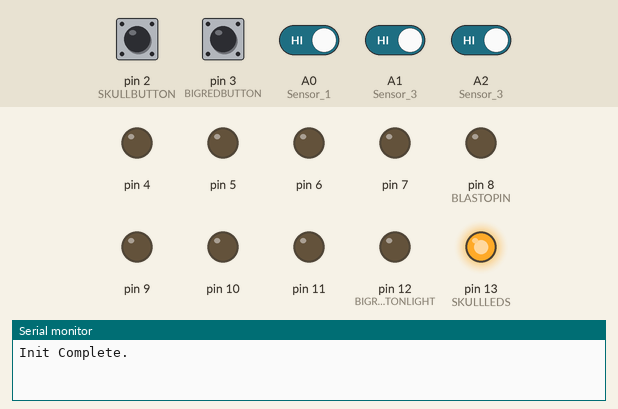
Simulated run of this sketch. Board: Arduino Uno, built with avr-gcc and run on an emulated ATmega328P. Parts: output pins drawn as LEDs (lit = HIGH), the last lines printed to the serial monitor. Inputs (shaded band) come from the test bench; at power-on: A0 (Sensor_1), A1 (Sensor_3), A2 (Sensor_3), pin 2 (SKULLBUTTON), pin 3 (BIGREDBUTTON) HIGH.

Above: at 1.2 s.
1.3 s: pin 2 (SKULLBUTTON) pulled LOW for 3.2 s
At 1.6 s:
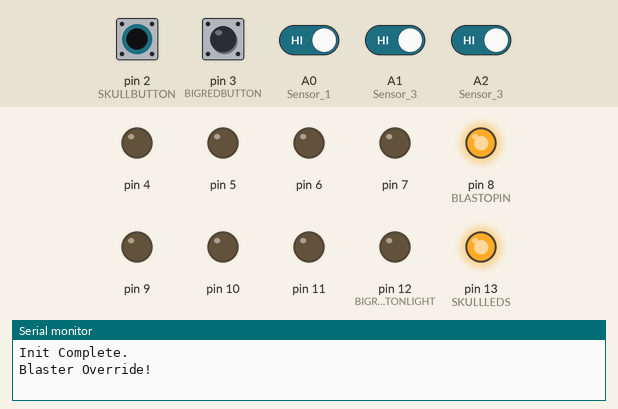
6.8 s: A0 (Sensor_1) driven LOW
At 8.1 s:
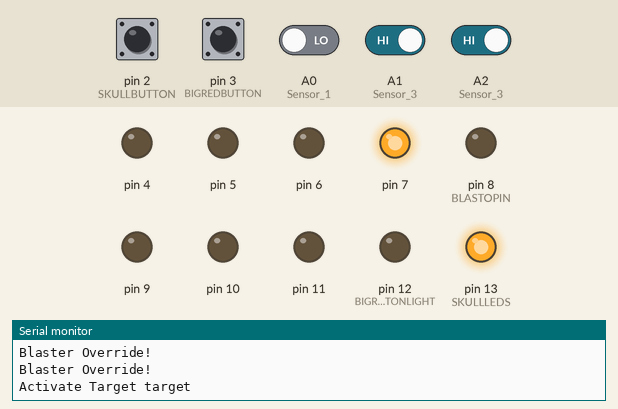
8.4 s: pin 2 (SKULLBUTTON) pulled LOW for 0.15 s
At 9.2 s:
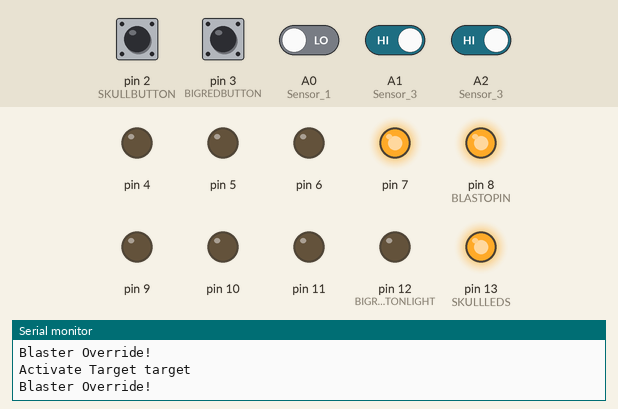
10.9 s: A1 (Sensor_3) driven LOW
At 11.4 s:
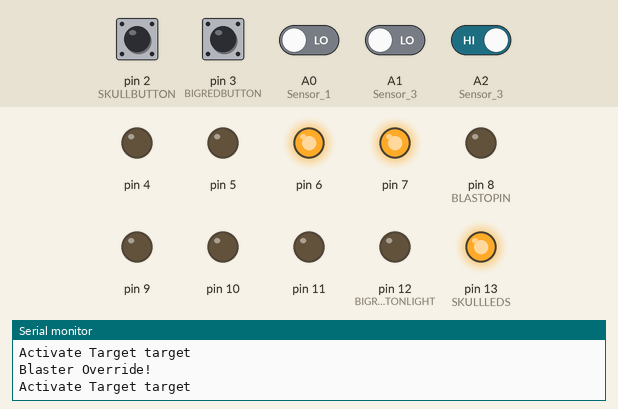
12.5 s: pin 2 (SKULLBUTTON) pulled LOW for 1 s
At 13.3 s:
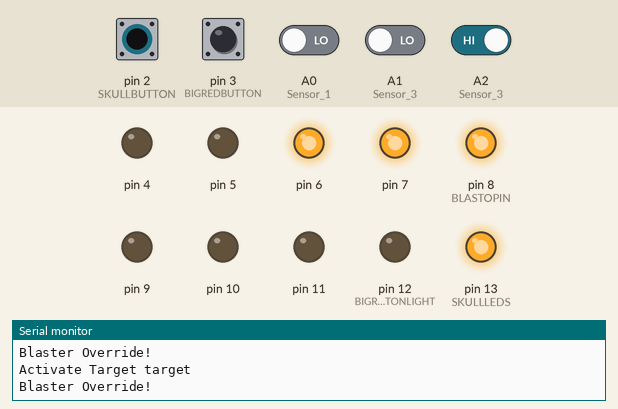
15.0 s: pin 3 (BIGREDBUTTON) pulled LOW for 0.15 s
At 15.1 s:
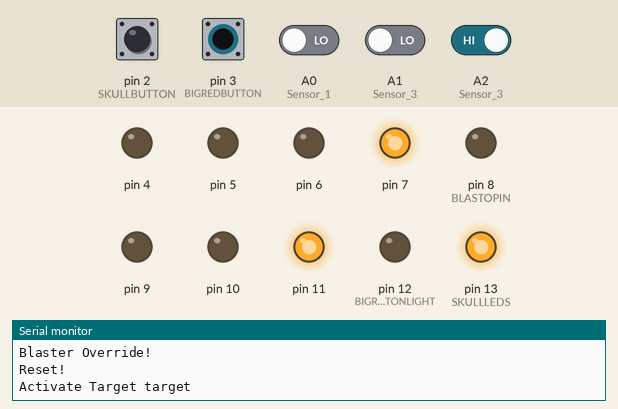
Timing chart, 0 to 17.7 s (numbered marks = the images above; inputs shaded):
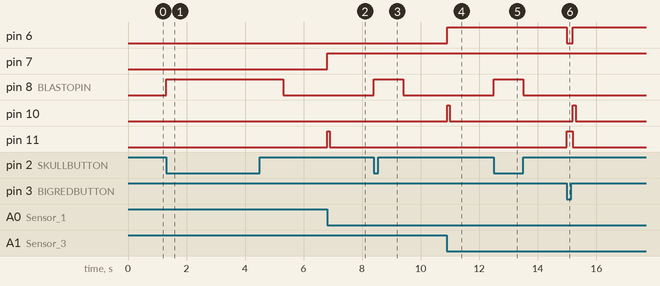

The sketch:

BLASTO_V1.ino
```cpp
/* Blasto Control System
   Programmed by Dan Damron for Kanuckistan Camp
   GPL v3
   8 relay outputs 4,5,6,7 on board 1, 8,9,10,11 on board 2.
   Board 2 will need to be slightly modified.

  Wiring as follows:
  Pin 2 <- Skull Switch
  Pin 3 <- Big Red Button
  Pin 4 -> Relay 4 > Target 4 Lights (12V)
  Pin 5 -> Relay 3 > Target 3 Lights (12V)
  Pin 6 -> Relay 2 > Target 2 Lights (12V)
  Pin 7 -> Relay 1 > Target 1 Lights (12V)

  Pin 8 -> Relay 8 > Propane Valve (12V)
  Pin 9 -> Relay 7 > Solenoid 3 (24V)
  Pin 10 -> Relay 6 > Solenoid 2 (24V)
  Pin 11 -> Relay 5 > Solenoid 1 (24V)
  Pin 12 -> Big Red Button LED
  Pin 13 -> Skull Eyes (Lit when Fire active)


  TODO:

  Both switches need 1 side GND and other side to pin above
  wire the target lights to relays (12V) (Bottom Board) Relay pins N.O. and C
  Wire the Solenoids to the relays (24V) (TOP Board) Relay pins N.O. and C
  Wire control box - need GND, plus 1 wire for each switch, + 1 wire for each LED.
  Skull Switch - Black = GND, RED = +5V, white = signal to pin 2.

*/
#define BLASTOPIN 8
#define SKULLBUTTON 2
#define BIGREDBUTTON 3
#define BIGREDBUTTONLIGHT 12
#define TARGETONTIME 100
#define SKULLLEDS 13
#define BLASTOTIMEOUT 1000


// Variables
int currentTarget = 1; // 1 = hit first target, 2=hit 2nd, 3=hit 3rd target, 4= activate blasto

void setup() {
  Serial.begin(38400);
  // put your setup code here, to run once:
  int x;
  for (x = 4; x < 12; x++) {
    pinMode(x, OUTPUT);
    digitalWrite(x, LOW);
  }
  pinMode(BIGREDBUTTON, INPUT_PULLUP); // Big Red Button
  pinMode(SKULLBUTTON, INPUT_PULLUP); // Skull Switch
  pinMode(BIGREDBUTTONLIGHT,OUTPUT); // Big Red Button LED
  pinMode(BIGREDBUTTONLIGHT, HIGH); // turn on big red button LED
  pinMode(SKULLLEDS, OUTPUT);
  digitalWrite(SKULLLEDS, HIGH); // turn on skull eyes
  digitalWrite(BIGREDBUTTONLIGHT, LOW);
  pinMode(A0, INPUT_PULLUP); //Sensor 1 (target)
  pinMode(A1, INPUT_PULLUP); //Sensor 3 (target)
  pinMode(A2, INPUT_PULLUP); //Sensor 3 (target)
  pinMode(A3, INPUT_PULLUP); //Sensor 4 (target for propane)
  Serial.println("Init Complete.");
}


void loop() {
  // put your main code here, to run repeatedly:
  int x;
  // check for reset big red button
  if (!digitalRead(BIGREDBUTTON)) {
    reset();
    currentTarget = 1;
  }
  // check for skull button
  if (!digitalRead(2)) {
    blastoOverride(); // override and activate BLASTO
  }

  //x = checkTarget(1);
  x = checkTarget(currentTarget); // looking for positive logic
  if (x) {
    //activateTarget1();
    activateTarget(currentTarget);
    currentTarget++;
    if (currentTarget == 5) {
      reset();
    }
  }

}

int checkTarget(int target) {

  //int result = 1;
  if (target == 1) return !digitalRead(A0);
  if (target == 2) return !digitalRead(A1);
  if (target == 3) return !digitalRead(A2);
  if (target == 4) return !digitalRead(A3);
//
//  switch (target) {
//    case 1:
//      result = digitalRead(A0);
//      break;
//    case 2:
//      result = digitalRead(A1);
//      break;
//    case 3:
//      result = digitalRead(A2);
//      break;
//    case 4:
//      result = digitalRead(A3);
//      break;
//    default:
//      break;
//  }
//  if (!result) {
//    Serial.print("Sensor ");
//    Serial.print(target);
//    Serial.println(" Active");
//  }
//  return !result;
}
void activateTarget1() {
  Serial.println("Test activating target 1");
  digitalWrite(7, HIGH); // turn on light
  digitalWrite(11, HIGH); // activate solenoid
  delay(100);
  digitalWrite(11, LOW); // deactivate solenoid
}

void activateTarget(int target) {
  Serial.print("Activate Target ");
  Serial.println("target");
  if (target < 4) {
    digitalWrite(8 - target, HIGH); // turn on Light
    digitalWrite(8 - target+4, HIGH); // activate solenoid
    delay(100); // delay for solenoid
    digitalWrite(8 - target+4, LOW); // deactivate Solenoid
  } else {
    digitalWrite(8 - target, HIGH);
    digitalWrite(8 - target+4, HIGH);
    delay(BLASTOTIMEOUT);
    digitalWrite(8 - target+4, LOW);
  }
}

void blastoOverride() {
  Serial.println("Blaster Override!");
  digitalWrite(BLASTOPIN, HIGH);
  delay(BLASTOTIMEOUT);
  digitalWrite(BLASTOPIN, LOW);
}
void reset() {
  Serial.println("Reset!");
  int x;
  for (x = 4; x < 8; x++) {
    digitalWrite(x, LOW);
    currentTarget = 1;
  }

}

void testloop() {
  int x;
  for (x = 0; x < 8; x++) {
    digitalWrite(x+4, HIGH);
    Serial.println(x+4);
    delay(500);
    digitalWrite(x+4, LOW);
    delay(500);
  }
}
```

Measured:
- after the input at 1.3 s, pin 8 (BLASTOPIN): LOW → HIGH at once, → LOW 4.0 s later
- after the input at 6.8 s, pin 7: LOW → HIGH at once; pin 11: LOW → HIGH at once, → LOW 0.10 s later
- after the input at 8.4 s, pin 8 (BLASTOPIN): LOW → HIGH at once, → LOW 1.0 s later
- after the input at 10.9 s, pin 6: LOW → HIGH at once; pin 10: LOW → HIGH at once, → LOW 0.10 s later
- after the input at 12.5 s, pin 8 (BLASTOPIN): LOW → HIGH at once, → LOW 1.0 s later
- after the input at 15.0 s, pin 6: HIGH → LOW at once, → HIGH 0.20 s later; pin 10: LOW → HIGH after 0.20 s, → LOW 0.10 s later; pin 11: LOW → HIGH at once, → LOW 0.20 s later
